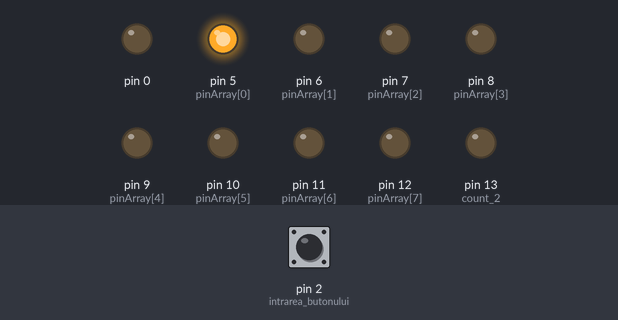
The sketch below on a simulated Arduino Uno, built with avr-gcc and run on an emulated ATmega328P. Shown: output pins drawn as LEDs (lit = HIGH). Dashed ring = blinking. The test bench sets the inputs (shaded band); at power-on: pin 2 (intrarea_butonului) LOW.

Above: at 1.2 s.
1.3 s: pin 2 (intrarea_butonului) pulled HIGH for 0.15 s
At 2.2 s:
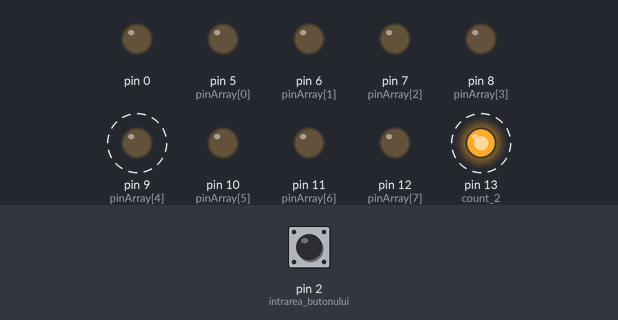
4.3 s: pin 2 (intrarea_butonului) pulled HIGH for 1 s
At 4.45 s:
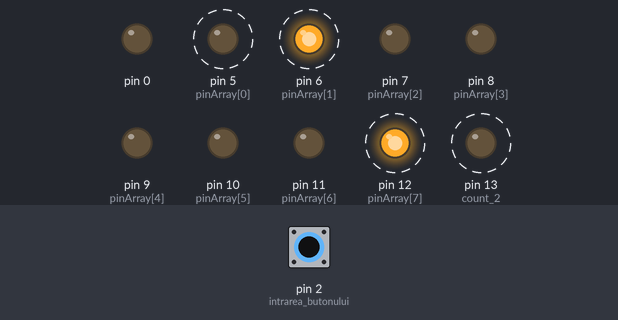
7.3 s: pin 2 (intrarea_butonului) pulsed HIGH 5 times (0.12 s each, 0.3 s apart)
At 7.45 s:
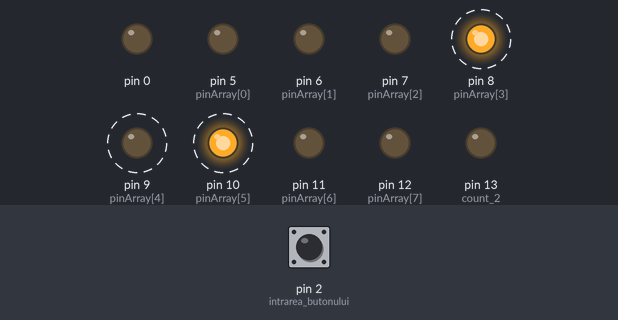
10.3 s: pin 2 (intrarea_butonului) pulled HIGH for 3.2 s
At 10.75 s:
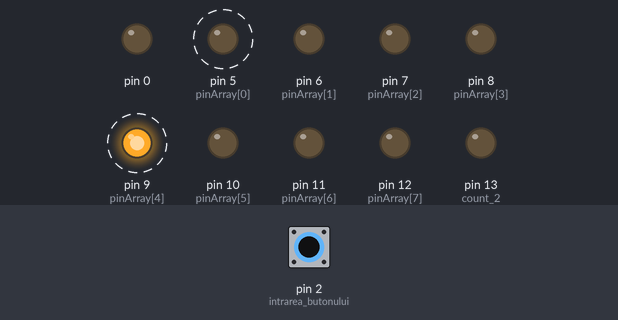
15.0 s: pin 2 (intrarea_butonului) pulsed HIGH 5 times (0.12 s each, 0.3 s apart)
18.0 s: pin 2 (intrarea_butonului) pulled HIGH for 0.15 s
At 18.15 s:
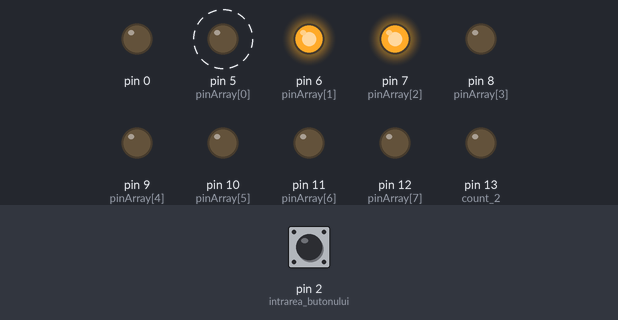
Timing chart, 0 to 22.0 s (numbered marks = the images above; inputs shaded):
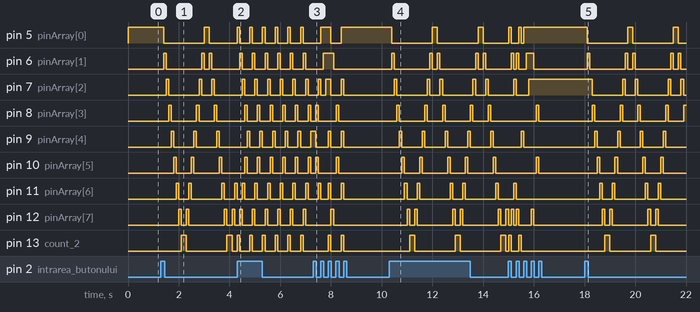

The sketch:

KnightRaider.ino
```cpp
int pinArray[] = {5, 6, 7, 8, 9, 10, 11, 12, 13};
int count = 5;
int timer = 100;
int buttonState=0;
int lastButtonState=0;
int mode=0;
int mode_6=0;
int count_2=13;

void setup(){
  for (count=0;count<10;count++) {
    pinMode(pinArray[count], OUTPUT);
  }
  count=5;
  pinMode(2,INPUT);//intrarea butonului
}

void loop() {

  buttonState= digitalRead(2);
  if(buttonState == HIGH && buttonState != lastButtonState)
    {
      mode++;
    }
  lastButtonState=buttonState;
  switch(mode%6)
  {
  case 0:
  {
    digitalWrite(5,1);
    count = 5;
    count_2=13;
    break;
  }
  case 1:
  {
   if(count<=13)
   {
   digitalWrite(count, 1);
   delay(timer);
   digitalWrite(count+1,1);
   digitalWrite(count, 0);
   count++;
   }
   else if(count_2>4)
   {
   digitalWrite(count_2, HIGH);
   delay(timer);
   digitalWrite(count_2, LOW);
   count_2--;
   }
   if(count == 14 && count_2==4)
   {
    count=5;
    count_2=13;
   }

   break;
  }

  case 2:
  {
    if(count>4)
      count=0;
    digitalWrite(13-count,1);
    digitalWrite(5+count,1);
    delay(timer);
    digitalWrite(13-count,0);
    digitalWrite(5+count,0);
    count++;
   break;
  }
  case 3:
  {
    if(count>4)
      count=0;
    digitalWrite(9+count,1);
    digitalWrite(9-count,1);
    delay(100);
    digitalWrite(9+count,0);
    digitalWrite(9-count,0);
    count++;
    break;
  }
  case 4:
  {
    if(count<5)
      count=5;
    digitalWrite(count,1);
    delay(timer);
    count++;
    if(count>13)
    {
      for(count=13;count>4;count--)
        digitalWrite(count,0);
      count=0;
    }
    break;
    }

  case 5:
  {

    if(mode_6==0)
    {
      for(count=5;count<14;count+=2)
        digitalWrite(count,1);
      delay(timer);
      for(count=5;count<14;count+=2)
        digitalWrite(count,0);
      mode_6++;
      }
    else if(mode_6==1)
    {
    digitalWrite(6,1);
    digitalWrite(12,1);
    delay(100);
    digitalWrite(6,0);
    digitalWrite(12,0);

    delay(100);
    mode_6++;
      }

    else if(mode_6==2)
    {
    digitalWrite(10,1);
    digitalWrite(8,1);
    delay(timer);
    digitalWrite(10,0);
    digitalWrite(8,0);

    delay(100);
    mode_6=0;
      }

    break;
    }
  }
}
```

Measured:
- after the input at 1.3 s, pin 5 (pinArray[0]): HIGH → LOW after 0.10 s, → HIGH 1.6 s later, → LOW 0.20 s later; pin 6 (pinArray[1]): goes HIGH 0.10 s, LOW 1.4 s, HIGH 0.10 s, LOW 0.20 s, HIGH 0.10 s, then LOW, starting after 0.10 s
- after the input at 4.3 s, pin 5 (pinArray[0]): alternates HIGH for 0.10 s and LOW for 0.40 s, starting at once; pin 9 (pinArray[4]): alternates HIGH for 0.10 s and LOW for 0.40 s, starting after 0.40 s; pin 12 (pinArray[7]): alternates HIGH for 0.10 s and LOW for 0.40 s, starting after 0.10 s
- after the input at 7.3 s, pin 8 (pinArray[3]), pin 10 (pinArray[5]): alternates HIGH for 0.10 s and LOW for 0.70 s, 4 changes in all, then stays LOW, starting after 0.10 s
- after the input at 10.3 s, pin 5 (pinArray[0]): alternates HIGH for 0.20 s and LOW for 1.6 s, starting after 0.10 s; pin 6 (pinArray[1]): LOW → HIGH after 0.10 s, then repeats every 1.8 s: LOW 1.4 s, HIGH 0.10 s, LOW 0.20 s, HIGH 0.10 s
- after the input at 18.0 s, pin 5 (pinArray[0]): alternates HIGH for 0.20 s and LOW for 1.6 s, starting after 0.10 s; pin 6 (pinArray[1]): LOW → HIGH after 0.10 s, then repeats every 1.8 s: LOW 1.4 s, HIGH 0.10 s, LOW 0.20 s, HIGH 0.10 s
